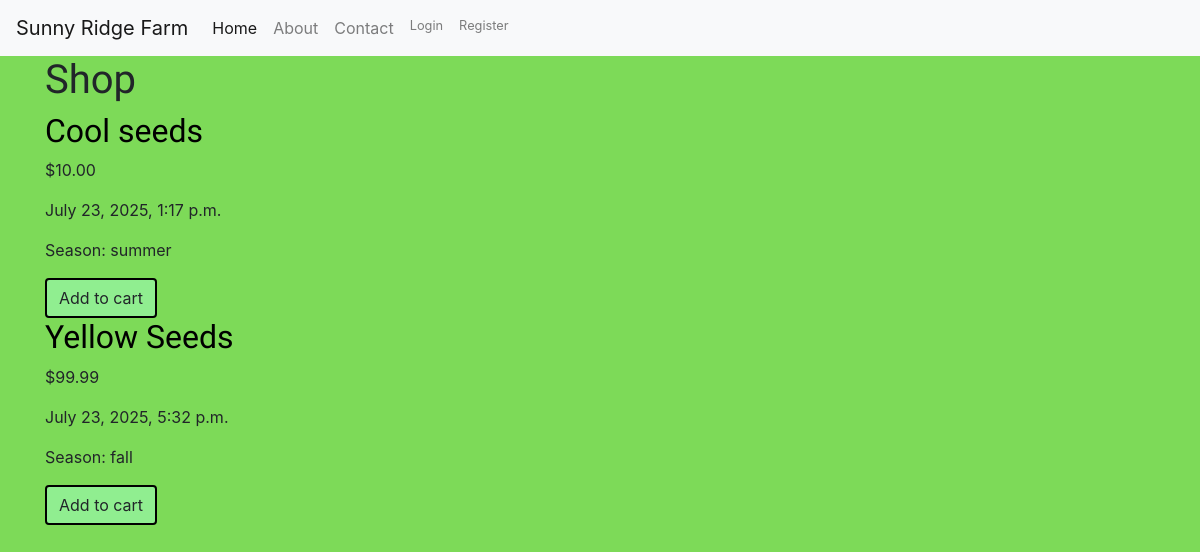
Before: / with the older database file.
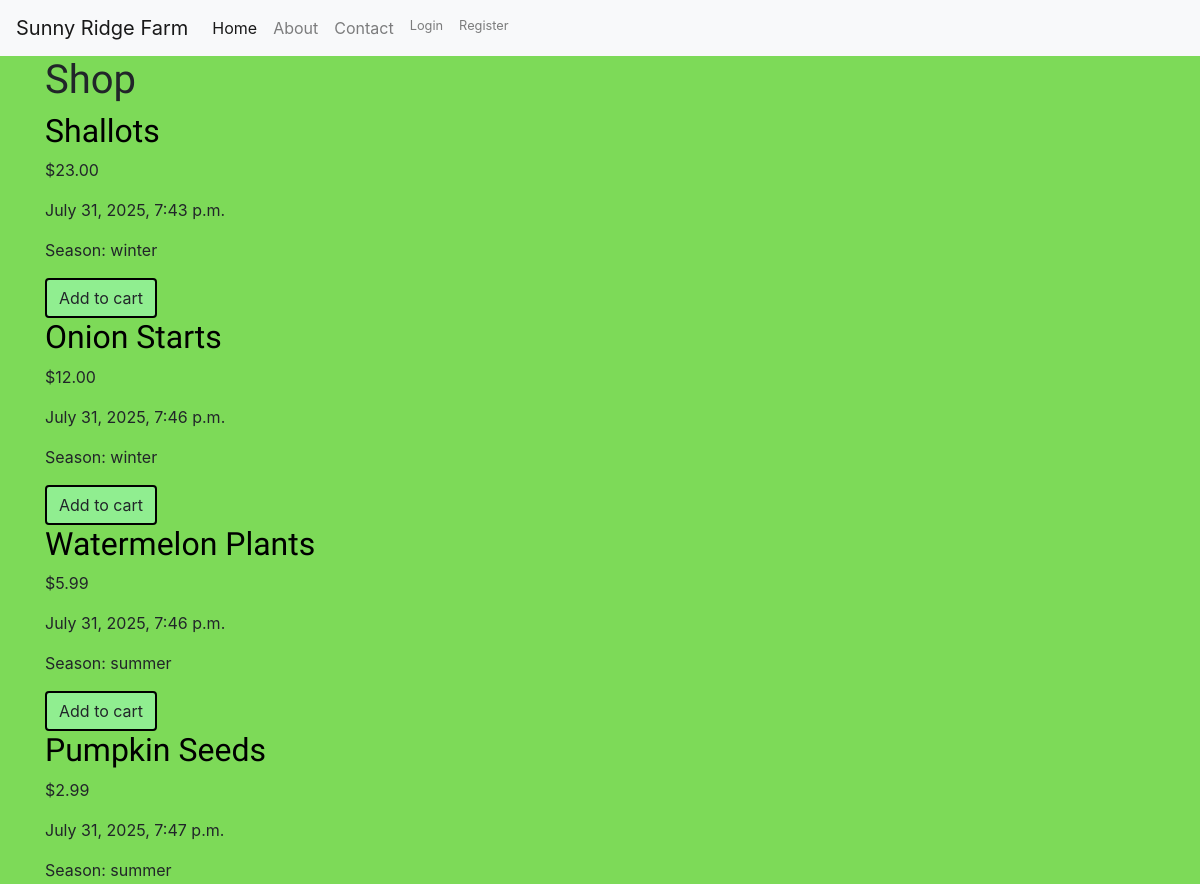
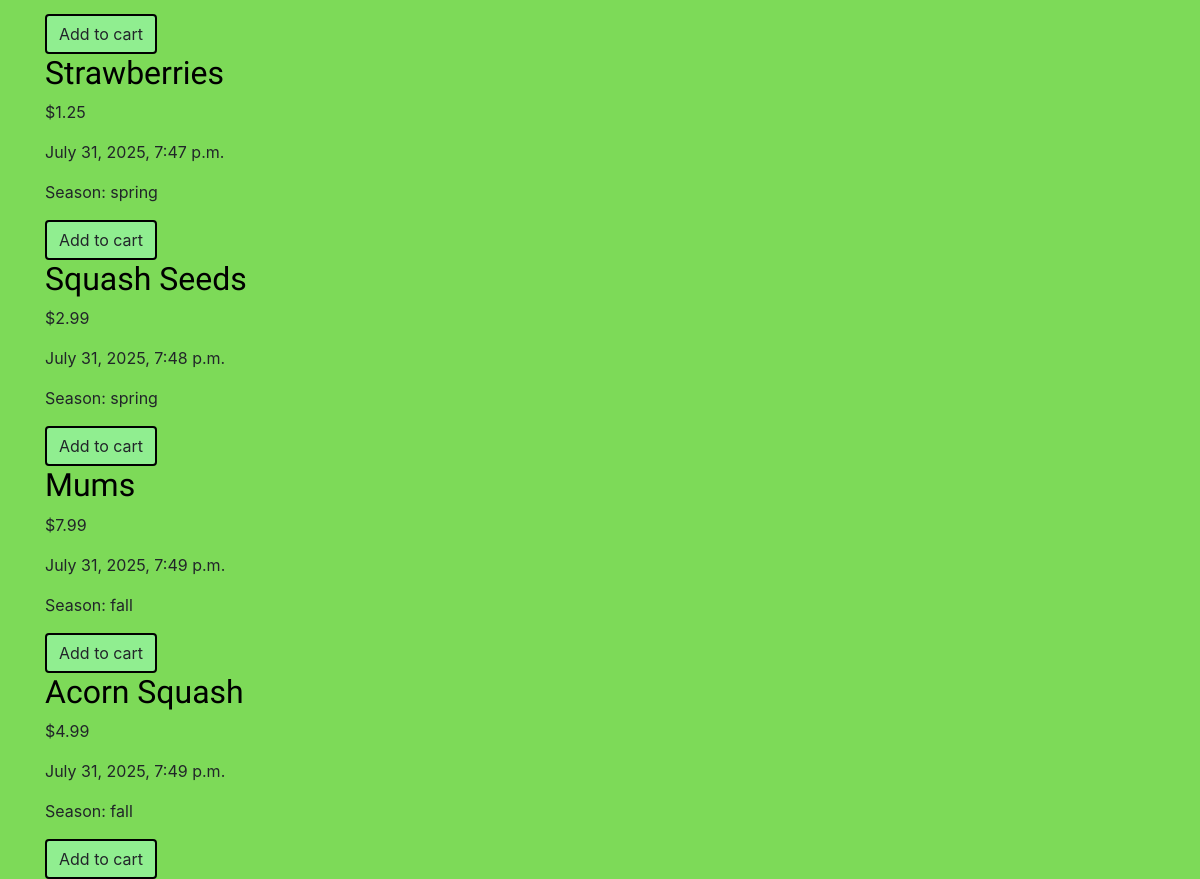
After: the same page with the newer database file (2 pictures, top to bottom).
### myapp/models.py (models this page shows, shortened)
class Add_Item(models.Model):
	seasons = [
		("spring", "Spring"),
		("summer", "Summer"),
		("fall", "Fall"),
		("winter", "Winter")
	]
	author = models.ForeignKey(settings.AUTH_USER_MODEL, on_delete=models.CASCADE)
	listing_name = models.CharField(max_length=200)
	listing_description = models.TextField()
	created_on = models.DateTimeField(default=timezone.now)
	price = models.DecimalField(max_digits=10, decimal_places=2)
	season = models.CharField(max_length=10, choices=seasons, default='summer')

### myapp/views.py (the view)
# urls.py: path("", views.home, name="home"),
def home(request) -> render:
	items = Add_Item.objects.all()
	return render(request, "home.html", {"items": items})

### myapp/templates/home.html (shortened to what this page needs)
{% extends "base.html" %} {% block title %} Home Page {% endblock %}
{% block content %}
<h1>Shop</h1>
{% for item in items %}
	<div class="w3-container">
		<h2><a href="{% url 'item_detail' pk=item.pk %}"> {{ item.listing_name }} </a></h2>
		<p> ${{ item.price }} </p>
		<p> {{ item.created_on }} </p>
		<p> Season: {{ item.season }}</p>
		<form method="post" action="{% url 'add_to_cart' item.id %}">
			<button type="submit" class="cart btn">Add to cart</button>
		</form>
	</div>
{% endfor %}
{% endblock %}

### myapp/templates/base.html (shortened to what this page needs)
{% load static %}
<!DOCTYPE html>
<html lang="en">
  <head>
    <link rel="stylesheet" href="https://stackpath.bootstrapcdn.com/bootstrap/4.3.1/css/bootstrap.min.css">
    <link rel="stylesheet" href="{% static 'css/stylesheet.css' %}">
  </head>
  <body>
    <nav class="navbar navbar-expand-lg navbar-light bg-light">
      <a class="navbar-brand" href="{% url 'home' %}">Sunny Ridge Farm</a>
      <div class="collapse navbar-collapse" id="navbarNav">
        <ul class="navbar-nav">
          <li class="nav-item active">
            <a class="nav-link" href="{% url 'home' %}">Home</a>
          </li>
          <li class="nav-item">
            <a class="nav-link" href="{% url 'about' %}">About</a>
          </li>
          <li class="nav-item">
            <a class="nav-link" href="{% url 'contact' %}">Contact</a>
	  </li>
	  {% if user.is_authenticated %}
	    <li class="nav-item">
	    <a class="nav-link small" href="{% url 'profile' %}">Profile</a>
	    </li>
	    <li class="nav-item">
	    <a class="nav-link small" href="{% url 'cart_details' %}">My items</a>
          </li>
	  {% else %}
	    <li class="nav-item">
	    <a class="nav-link small" href="{% url 'login' %}">Login</a>
	    </li>
	    <li class="nav-item">
	    <a class="nav-link small" href="{% url 'register' %}">Register</a>
	    </li>
	  {% endif %}
         </ul>
      </div>
    </nav>
    <div class="container">{% block content %} {% endblock %}</div>
  </body>
</html>

### myapp/static/css/stylesheet.css (style rules this page uses)
body { background-color: #7DDA58; }
h1, h2 { font-family: 'Lobster', cursive; }
.btn { border: 2px solid black; background-color: lightgreen; }
h2 a { color: black; }

Changed rows visible on the page:
removed Add_Item: listing_name "Cool seeds", price "10.00", created_on "July 23, 2025, 1:17 p.m.", season "summer"
removed Add_Item: listing_name "Yellow Seeds", price "99.99", created_on "July 23, 2025, 5:32 p.m.", season "fall"
added Add_Item: listing_name "Shallots", price "23.00", created_on "July 31, 2025, 7:43 p.m.", season "winter"
added Add_Item: listing_name "Onion Starts", price "12.00", created_on "July 31, 2025, 7:46 p.m.", season "winter"
added Add_Item: listing_name "Watermelon Plants", price "5.99", created_on "July 31, 2025, 7:46 p.m.", season "summer"
added Add_Item: listing_name "Pumpkin Seeds", price "2.99", created_on "July 31, 2025, 7:47 p.m.", season "summer"
added Add_Item: listing_name "Strawberries", price "1.25", created_on "July 31, 2025, 7:47 p.m.", season "spring"
added Add_Item: listing_name "Squash Seeds", price "2.99", created_on "July 31, 2025, 7:48 p.m.", season "spring"
added Add_Item: listing_name "Mums", price "7.99", created_on "July 31, 2025, 7:49 p.m.", season "fall"
added Add_Item: listing_name "Acorn Squash", price "4.99", created_on "July 31, 2025, 7:49 p.m.", season "fall"
